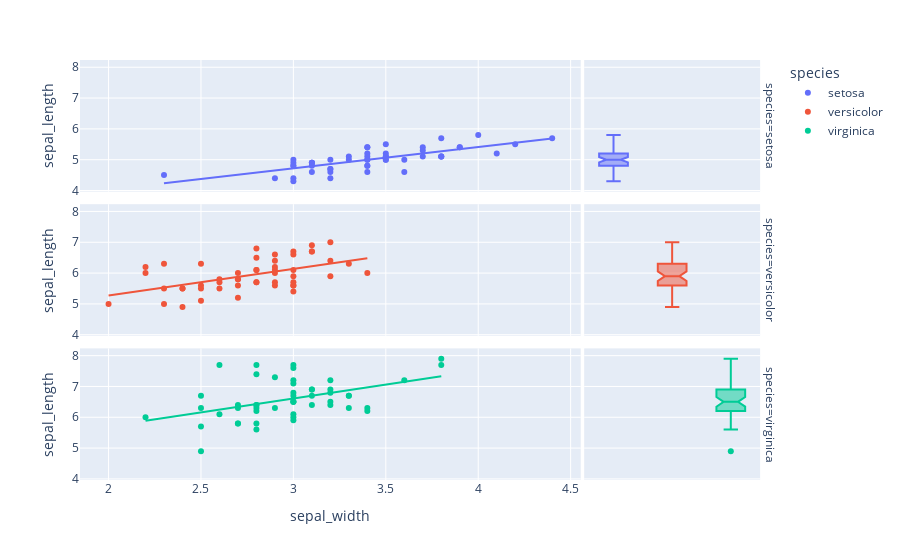

The cell this chart's notebook holds for it:
### Code cell
# Create one subgraph for each category and set the dislay order
fig = px.scatter(df, x = "sepal_width", y = "sepal_length", color = "species", trendline = "ols", marginal_x = "violin", marginal_y = "box",
                 facet_row = "species")
fig.show()

### Figure 1 — Plotly figure (JSON) as saved in the notebook; plotly's stock layout.template omitted (floating-point values rounded to 4 significant figures)
{"data": [{"hovertemplate": "species=setosa<br>sepal_width=%{x}<br>sepal_length=%{y}<extra></extra>", "legendgroup": "setosa", "marker": {"color": "#636efa", "symbol": "circle"}, "mode": "markers", "name": "setosa", "orientation": "v", "showlegend": true, "type": "scatter", "x": [3.5, 3, 3.2, 3.1, 3.6, 3.9, 3.4, 3.4, 2.9, 3.1, 3.7, 3.4, 3, 3, 4, 4.4, 3.9, 3.5, 3.8, 3.8, 3.4, 3.7, 3.6, 3.3, 3.4, 3, 3.4, 3.5, 3.4, 3.2, 3.1, 3.4, 4.1, 4.2, 3.1, 3.2, 3.5, 3.1, 3, 3.4, 3.5, 2.3, 3.2, 3.5, 3.8, 3, 3.8, 3.2, 3.7, 3.3], "xaxis": "x5", "y": [5.1, 4.9, 4.7, 4.6, 5, 5.4, 4.6, 5, 4.4, 4.9, 5.4, 4.8, 4.8, 4.3, 5.8, 5.7, 5.4, 5.1, 5.7, 5.1, 5.4, 5.1, 4.6, 5.1, 4.8, 5, 5, 5.2, 5.2, 4.7, 4.8, 5.4, 5.2, 5.5, 4.9, 5, 5.5, 4.9, 4.4, 5.1, 5, 4.5, 4.4, 5, 5.1, 4.8, 5.1, 4.6, 5.3, 5], "yaxis": "y5"}, {"alignmentgroup": "True", "hovertemplate": "species=setosa<br>sepal_length=%{y}<extra></extra>", "legendgroup": "setosa", "marker": {"color": "#636efa", "symbol": "circle"}, "name": "setosa", "notched": true, "offsetgroup": "setosa", "showlegend": false, "type": "box", "xaxis": "x6", "y": [5.1, 4.9, 4.7, 4.6, 5, 5.4, 4.6, 5, 4.4, 4.9, 5.4, 4.8, 4.8, 4.3, 5.8, 5.7, 5.4, 5.1, 5.7, 5.1, 5.4, 5.1, 4.6, 5.1, 4.8, 5, 5, 5.2, 5.2, 4.7, 4.8, 5.4, 5.2, 5.5, 4.9, 5, 5.5, 4.9, 4.4, 5.1, 5, 4.5, 4.4, 5, 5.1, 4.8, 5.1, 4.6, 5.3, 5], "yaxis": "y6"}, {"hovertemplate": "<b>OLS trendline</b><br>sepal_length = 0.690854 * sepal_width + 2.64466<br>R<sup>2</sup>=0.557681<br><br>species=setosa<br>sepal_width=%{x}<br>sepal_length=%{y} <b>(trend)</b><extra></extra>", "legendgroup": "setosa", "marker": {"color": "#636efa", "symbol": "circle"}, "mode": "lines", "name": "setosa", "showlegend": false, "type": "scatter", "x": [2.3, 2.9, 3, 3, 3, 3, 3, 3, 3.1, 3.1, 3.1, 3.1, 3.1, 3.2, 3.2, 3.2, 3.2, 3.2, 3.3, 3.3, 3.4, 3.4, 3.4, 3.4, 3.4, 3.4, 3.4, 3.4, 3.4, 3.5, 3.5, 3.5, 3.5, 3.5, 3.5, 3.6, 3.6, 3.7, 3.7, 3.7, 3.8, 3.8, 3.8, 3.8, 3.9, 3.9, 4, 4.1, 4.2, 4.4], "xaxis": "x5", "y": [4.234, 4.648, 4.717, 4.717, 4.717, 4.717, 4.717, 4.717, 4.786, 4.786, 4.786, 4.786, 4.786, 4.855, 4.855, 4.855, 4.855, 4.855, 4.924, 4.924, 4.994, 4.994, 4.994, 4.994, 4.994, 4.994, 4.994, 4.994, 4.994, 5.063, 5.063, 5.063, 5.063, 5.063, 5.063, 5.132, 5.132, 5.201, 5.201, 5.201, 5.27, 5.27, 5.27, 5.27, 5.339, 5.339, 5.408, 5.477, 5.546, 5.684], "yaxis": "y5"}, {"hovertemplate": "species=versicolor<br>sepal_width=%{x}<br>sepal_length=%{y}<extra></extra>", "legendgroup": "versicolor", "marker": {"color": "#EF553B", "symbol": "circle"}, "mode": "markers", "name": "versicolor", "orientation": "v", "showlegend": true, "type": "scatter", "x": [3.2, 3.2, 3.1, 2.3, 2.8, 2.8, 3.3, 2.4, 2.9, 2.7, 2, 3, 2.2, 2.9, 2.9, 3.1, 3, 2.7, 2.2, 2.5, 3.2, 2.8, 2.5, 2.8, 2.9, 3, 2.8, 3, 2.9, 2.6, 2.4, 2.4, 2.7, 2.7, 3, 3.4, 3.1, 2.3, 3, 2.5, 2.6, 3, 2.6, 2.3, 2.7, 3, 2.9, 2.9, 2.5, 2.8], "xaxis": "x3", "y": [7, 6.4, 6.9, 5.5, 6.5, 5.7, 6.3, 4.9, 6.6, 5.2, 5, 5.9, 6, 6.1, 5.6, 6.7, 5.6, 5.8, 6.2, 5.6, 5.9, 6.1, 6.3, 6.1, 6.4, 6.6, 6.8, 6.7, 6, 5.7, 5.5, 5.5, 5.8, 6, 5.4, 6, 6.7, 6.3, 5.6, 5.5, 5.5, 6.1, 5.8, 5, 5.6, 5.7, 5.7, 6.2, 5.1, 5.7], "yaxis": "y3"}, {"alignmentgroup": "True", "hovertemplate": "species=versicolor<br>sepal_length=%{y}<extra></extra>", "legendgroup": "versicolor", "marker": {"color": "#EF553B", "symbol": "circle"}, "name": "versicolor", "notched": true, "offsetgroup": "versicolor", "showlegend": false, "type": "box", "xaxis": "x4", "y": [7, 6.4, 6.9, 5.5, 6.5, 5.7, 6.3, 4.9, 6.6, 5.2, 5, 5.9, 6, 6.1, 5.6, 6.7, 5.6, 5.8, 6.2, 5.6, 5.9, 6.1, 6.3, 6.1, 6.4, 6.6, 6.8, 6.7, 6, 5.7, 5.5, 5.5, 5.8, 6, 5.4, 6, 6.7, 6.3, 5.6, 5.5, 5.5, 6.1, 5.8, 5, 5.6, 5.7, 5.7, 6.2, 5.1, 5.7], "yaxis": "y4"}, {"hovertemplate": "<b>OLS trendline</b><br>sepal_length = 0.865078 * sepal_width + 3.53973<br>R<sup>2</sup>=0.276582<br><br>species=versicolor<br>sepal_width=%{x}<br>sepal_length=%{y} <b>(trend)</b><extra></extra>", "legendgroup": "versicolor", "marker": {"color": "#EF553B", "symbol": "circle"}, "mode": "lines", "name": "versicolor", "showlegend": false, "type": "scatter", "x": [2, 2.2, 2.2, 2.3, 2.3, 2.3, 2.4, 2.4, 2.4, 2.5, 2.5, 2.5, 2.5, 2.6, 2.6, 2.6, 2.7, 2.7, 2.7, 2.7, 2.7, 2.8, 2.8, 2.8, 2.8, 2.8, 2.8, 2.9, 2.9, 2.9, 2.9, 2.9, 2.9, 2.9, 3, 3, 3, 3, 3, 3, 3, 3, 3.1, 3.1, 3.1, 3.2, 3.2, 3.2, 3.3, 3.4], "xaxis": "x3", "y": [5.27, 5.443, 5.443, 5.529, 5.529, 5.529, 5.616, 5.616, 5.616, 5.702, 5.702, 5.702, 5.702, 5.789, 5.789, 5.789, 5.875, 5.875, 5.875, 5.875, 5.875, 5.962, 5.962, 5.962, 5.962, 5.962, 5.962, 6.048, 6.048, 6.048, 6.048, 6.048, 6.048, 6.048, 6.135, 6.135, 6.135, 6.135, 6.135, 6.135, 6.135, 6.135, 6.221, 6.221, 6.221, 6.308, 6.308, 6.308, 6.394, 6.481], "yaxis": "y3"}, {"hovertemplate": "species=virginica<br>sepal_width=%{x}<br>sepal_length=%{y}<extra></extra>", "legendgroup": "virginica", "marker": {"color": "#00cc96", "symbol": "circle"}, "mode": "markers", "name": "virginica", "orientation": "v", "showlegend": true, "type": "scatter", "x": [3.3, 2.7, 3, 2.9, 3, 3, 2.5, 2.9, 2.5, 3.6, 3.2, 2.7, 3, 2.5, 2.8, 3.2, 3, 3.8, 2.6, 2.2, 3.2, 2.8, 2.8, 2.7, 3.3, 3.2, 2.8, 3, 2.8, 3, 2.8, 3.8, 2.8, 2.8, 2.6, 3, 3.4, 3.1, 3, 3.1, 3.1, 3.1, 2.7, 3.2, 3.3, 3, 2.5, 3, 3.4, 3], "xaxis": "x", "y": [6.3, 5.8, 7.1, 6.3, 6.5, 7.6, 4.9, 7.3, 6.7, 7.2, 6.5, 6.4, 6.8, 5.7, 5.8, 6.4, 6.5, 7.7, 7.7, 6, 6.9, 5.6, 7.7, 6.3, 6.7, 7.2, 6.2, 6.1, 6.4, 7.2, 7.4, 7.9, 6.4, 6.3, 6.1, 7.7, 6.3, 6.4, 6, 6.9, 6.7, 6.9, 5.8, 6.8, 6.7, 6.7, 6.3, 6.5, 6.2, 5.9], "yaxis": "y"}, {"alignmentgroup": "True", "hovertemplate": "species=virginica<br>sepal_length=%{y}<extra></extra>", "legendgroup": "virginica", "marker": {"color": "#00cc96", "symbol": "circle"}, "name": "virginica", "notched": true, "offsetgroup": "virginica", "showlegend": false, "type": "box", "xaxis": "x2", "y": [6.3, 5.8, 7.1, 6.3, 6.5, 7.6, 4.9, 7.3, 6.7, 7.2, 6.5, 6.4, 6.8, 5.7, 5.8, 6.4, 6.5, 7.7, 7.7, 6, 6.9, 5.6, 7.7, 6.3, 6.7, 7.2, 6.2, 6.1, 6.4, 7.2, 7.4, 7.9, 6.4, 6.3, 6.1, 7.7, 6.3, 6.4, 6, 6.9, 6.7, 6.9, 5.8, 6.8, 6.7, 6.7, 6.3, 6.5, 6.2, 5.9], "yaxis": "y2"}, {"hovertemplate": "<b>OLS trendline</b><br>sepal_length = 0.901534 * sepal_width + 3.90684<br>R<sup>2</sup>=0.209057<br><br>species=virginica<br>sepal_width=%{x}<br>sepal_length=%{y} <b>(trend)</b><extra></extra>", "legendgroup": "virginica", "marker": {"color": "#00cc96", "symbol": "circle"}, "mode": "lines", "name": "virginica", "showlegend": false, "type": "scatter", "x": [2.2, 2.5, 2.5, 2.5, 2.5, 2.6, 2.6, 2.7, 2.7, 2.7, 2.7, 2.8, 2.8, 2.8, 2.8, 2.8, 2.8, 2.8, 2.8, 2.9, 2.9, 3, 3, 3, 3, 3, 3, 3, 3, 3, 3, 3, 3, 3.1, 3.1, 3.1, 3.1, 3.2, 3.2, 3.2, 3.2, 3.2, 3.3, 3.3, 3.3, 3.4, 3.4, 3.6, 3.8, 3.8], "xaxis": "x", "y": [5.89, 6.161, 6.161, 6.161, 6.161, 6.251, 6.251, 6.341, 6.341, 6.341, 6.341, 6.431, 6.431, 6.431, 6.431, 6.431, 6.431, 6.431, 6.431, 6.521, 6.521, 6.611, 6.611, 6.611, 6.611, 6.611, 6.611, 6.611, 6.611, 6.611, 6.611, 6.611, 6.611, 6.702, 6.702, 6.702, 6.702, 6.792, 6.792, 6.792, 6.792, 6.792, 6.882, 6.882, 6.882, 6.972, 6.972, 7.152, 7.333, 7.333], "yaxis": "y"}], "layout": {"annotations": [{"font": {}, "showarrow": false, "text": "species=virginica", "textangle": 90, "x": 0.98, "xanchor": "left", "xref": "paper", "y": 0.1567, "yanchor": "middle", "yref": "paper"}, {"font": {}, "showarrow": false, "text": "species=versicolor", "textangle": 90, "x": 0.98, "xanchor": "left", "xref": "paper", "y": 0.5, "yanchor": "middle", "yref": "paper"}, {"font": {}, "showarrow": false, "text": "species=setosa", "textangle": 90, "x": 0.98, "xanchor": "left", "xref": "paper", "y": 0.8433, "yanchor": "middle", "yref": "paper"}], "legend": {"title": {"text": "species"}, "tracegroupgap": 0}, "margin": {"t": 60}, "xaxis": {"anchor": "y", "domain": [0, 0.7215], "title": {"text": "sepal_width"}}, "xaxis2": {"anchor": "y2", "domain": [0.7265, 0.98], "matches": "x2", "showgrid": false, "showline": false, "showticklabels": false, "ticks": ""}, "xaxis3": {"anchor": "y3", "domain": [0, 0.7215], "matches": "x", "showticklabels": false}, "xaxis4": {"anchor": "y4", "domain": [0.7265, 0.98], "matches": "x2", "showgrid": false, "showline": false, "showticklabels": false, "ticks": ""}, "xaxis5": {"anchor": "y5", "domain": [0, 0.7215], "matches": "x", "showticklabels": false}, "xaxis6": {"anchor": "y6", "domain": [0.7265, 0.98], "matches": "x2", "showgrid": false, "showline": false, "showticklabels": false, "ticks": ""}, "yaxis": {"anchor": "x", "domain": [0, 0.3133], "title": {"text": "sepal_length"}}, "yaxis2": {"anchor": "x2", "domain": [0, 0.3133], "matches": "y", "showgrid": true, "showticklabels": false}, "yaxis3": {"anchor": "x3", "domain": [0.3433, 0.6567], "matches": "y", "title": {"text": "sepal_length"}}, "yaxis4": {"anchor": "x4", "domain": [0.3433, 0.6567], "matches": "y", "showgrid": true, "showticklabels": false}, "yaxis5": {"anchor": "x5", "domain": [0.6867, 1.0], "matches": "y", "title": {"text": "sepal_length"}}, "yaxis6": {"anchor": "x6", "domain": [0.6867, 1.0], "matches": "y", "showgrid": true, "showticklabels": false}}}
